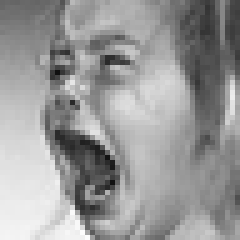
#> input picture raw_data/train/angry/Training_10290703.jpg, 48 x 48 px (shown 5 times larger); its folder holds 2 pictures in this run
$ jupyter execute --allow-errors data_preprocessing.ipynb
#> lines starting #> are read from the running program, lines starting #| are printed output that depends on the picture
[cell 1]
import torch
from torchvision.transforms import v2
import os
import matplotlib.pyplot as plt
import cv2
import numpy as np
from PIL import Image

[cell 2]
### 1. Image Dataset Extraction and Preprocessing

## 1.1 Getting training and testing dataset directory
## 1.2 Function of extracting dataset images
## 1.3 Extracting dataset images
## 1.4 Image size and total image count
## 1.5 Function of label count for 1.7
## 1.6 Function of graph plot for 1.7
## 1.7 Dataset and label distribution graph
## 1.8 Showcase first image of train and testing dataset
## 1.9 Function of extracting first n images of all emotions for 1.10
## 1.10 Showcase grid of example images of all emotion labels
## 1.11 Showcase of conversion of greyscale images to RGB images (For architecture purposes)
## 1.12 Showcase of resizing of image to 224 x 244 pixels (For architecture purposes)
## 1.13 Function for detecting faces using Haar Cascade Classifier for 1.14
## 1.14 Showcase detected face comparison with original image
## 1.15 Function to crop detected face and scale to 48x48 pixels for 1.16
## 1.16 Showcase comparison between original image and cropped detected face image
## 1.17 Showcase of comparisons between original image and randomly horizontal fliped image
## 1.18 Showcase of comparisons between original image and randomly cropped image up to 10%
## 1.19 Showcase of comparisons between original image and scalling image between 80% to 120% and rotating betweeen -25 to 25
## 1.20 Showcase of comparisons between original image and brightness adjusted image
## 1.21 Showcase of comparisons between original image and contrast adjusted image
## 1.22 Showcase 10 Transformed Image With Combination of All Transformation
## 1.23 Whole Function for Entire Preprocessing Step
## 1.24 Testing for Whole Preprocess Image for The Dataset
## 1.25 Testing for image saving mechanism
## 1.26 Preprocess and Save Images into Dataset as Tensor

[cell 3]
## 1.1 Getting training and testing dataset directory

current_wd = os.getcwd()

train_directory = os.path.join(current_wd, "raw_data", "train")

test_directory = os.path.join(current_wd, "raw_data", "test")

print(train_directory)
print(test_directory)

[cell 4]
## 1.2 Function of extracting dataset images

def datasetLoader(root):
    imgPaths = []
    labels = []

    for label in os.listdir(root):
        emotionDir = os.path.join(root, label)
        for filename in os.listdir(emotionDir):
            imgPath = os.path.join(root, label, filename)
            imgPaths.append(imgPath)
            labels.append(label)

        print(f"Faces of '{label}' extraction completed.")

    return imgPaths, labels

def datasetLoader_testVal(root):
    test_imgPaths = []
    test_labels = []

    val_imgPaths = []
    val_labels = []

    count = 0

    for label in os.listdir(root):
        emotionDir = os.path.join(root, label)
        for filename in os.listdir(emotionDir):
            count += 1

            if (count % 2) == 0:
                test_imgPath = os.path.join(root, label, filename)
                test_imgPaths.append(test_imgPath)
                test_labels.append(label)
            else:
                val_imgPath = os.path.join(root, label, filename)
                val_imgPaths.append(val_imgPath)
                val_labels.append(label)

        print(f"Faces of '{label}' extraction completed.")

    return test_imgPaths, test_labels, val_imgPaths, val_labels

[cell 5]
## 1.3.1 Extracting dataset images (training)

train_img, train_label = datasetLoader(train_directory)

print("\n", train_img[:5], "\n")
print(train_label[:5])

#> (a cell that did not finish here is left out)

#> (a cell that did not finish here is left out)

[cell 8]
## 1.5 Function of label count for 1.7

def labelsCountAndName(label_list):
    name_list = []
    num_list = [0, 0, 0, 0, 0, 0, 0]
    progressPointer = -1

    for label in label_list:

        if label not in name_list:
            name_list.append(label)
            progressPointer += 1

        num_list[progressPointer] += 1

    return name_list, num_list

[cell 9]
## 1.6 Function of graph plot for 1.7

def plotDistributionBarGraph(name_list, num_list, graphTitle):
    plt.bar(name_list, num_list)
    plt.title(graphTitle)
    plt.xlabel("Emotions")
    plt.ylabel("Number of Pictures")
    plt.show()

[cell 10]
## 1.7 Dataset and label distribution graph

train_nameList, train_numList = labelsCountAndName(train_label)
#> (the rest of this cell did not finish here and is left out)

[cell 11]
## 1.8 Showcase first image of train and testing dataset

fig = plt.figure(figsize=(12, 7))

trainImgAddress = train_img[0]
#> (the rest of this cell did not finish here and is left out)

[cell 12]
## 1.9 Function of extracting first n images of all emotions for 1.10

def getImagePathAndLabels(numPicPerEmotion):
#> further down, img is the input picture: shape (48, 48); min 16, max 253, mean 152.9
    picAdd = []
    picLabel = []

    for emotion in train_nameList:
        trainWD = os.path.join(train_directory, emotion)
        testWD = os.path.join(test_directory, emotion)

        numCheck = 0

        for trainImgName in os.listdir(trainWD):

            trainImgPath = os.path.join(trainWD, trainImgName)

            picAdd.append(trainImgPath)
            picLabel.append(emotion)
            numCheck += 1
            if numCheck == numPicPerEmotion:
                break

        numCheck = 0

        for testImgName in os.listdir(testWD):

            testImgPath = os.path.join(testWD, testImgName)

            picAdd.append(testImgPath)
            picLabel.append(emotion)
            numCheck += 1
            if numCheck == numPicPerEmotion:
                break

    return picAdd, picLabel

[cell 13]
## 1.10 Showcase grid of example images of all emotion labels

import math

numPicPerEmotion = 2

plotSize = numPicPerEmotion * 7 * 2

subplotSize = math.ceil(plotSize / 5)

fig = plt.figure(figsize=(plotSize, plotSize))

picAdd, picLabel = getImagePathAndLabels(numPicPerEmotion)

#> (the rest of this cell did not finish here and is left out)

[cell 14]
## 1.11 Showcase of conversion of greyscale images to RGB images (For architecture purposes)

import random

luckyNumber = random.randrange(0, len(train_img))
#> luckyNumber = 3

greyImg = cv2.imread(train_img[luckyNumber], cv2.IMREAD_GRAYSCALE)
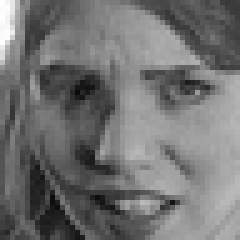
#> input picture raw_data/train/disgust/Training_33869302.jpg, 48 x 48 px (shown 5 times larger)
#> greyImg is the input picture: shape (48, 48); min 11, max 255, mean 114

colorImg = cv2.cvtColor(greyImg, cv2.COLOR_GRAY2RGB)

print(f"Shape of greyscale image: {greyImg.shape}")
#| Shape of greyscale image: (48, 48)
print(f"Shape of color image: {colorImg.shape}")
#| Shape of color image: (48, 48, 3)

# Additional 2 more channels in the image data which represents the RGB channels

fig = plt.figure(figsize=(12,7))

plt.subplot(1, 2, 1)
plt.imshow(greyImg, cmap="grey")
plt.title("Greyscale Image: ")

plt.subplot(1, 2, 2)
plt.imshow(colorImg)
plt.title("Color Image (RGB): ")

plt.show()
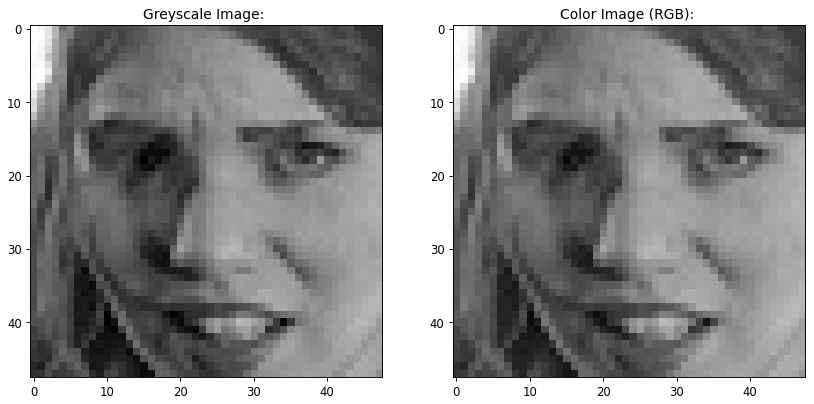
#> figure drawn by matplotlib, 2 panels

# No color difference due to it originally being greyscale

[cell 15]
## 1.12 Showcase of resizing of image to 224 x 244 pixels (For architecture purposes)

testImg = cv2.imread(train_img[luckyNumber], cv2.IMREAD_COLOR_RGB)

#> (the rest of this cell did not finish here and is left out)

[cell 16]
## 1.13 Function for detecting faces using Haar Cascade Classifier for 1.14

cascadeXMLPath = os.path.join(current_wd, "haarcascade_frontalface_default.xml")

face_cascade = cv2.CascadeClassifier(cascadeXMLPath)

def adjustedFaceDetection(img):
    face_img = img.copy()

    face_rectangle = face_cascade.detectMultiScale(face_img,
                                                   scaleFactor=1.1, # Image size reduced by 1.1
                                                   minNeighbors=5) # Amount of detections around the same region to declare it is an object
#> face_rectangle = ()

    for (x, y, w, h) in face_rectangle: # x_coord, y_coord, width, height
        cv2.rectangle(face_img, (x, y), (x+w, y+h), (255, 255, 255), 1) # Draw rectangle over detected face
#> this loop made 0 passes

        # (x, y) --> bottom left corner coordinates
        # (x+w, y+h) --> upper right corner coordinates after adding image width and height
        # (255, 255, 255) --> Image color in (R,G,B) which is black color
        # 10 --> Line thickness of 10 pixels

    return face_img

[cell 17]
## 1.14 Showcase detected face comparison with original image

imgData = plt.imread(train_img[luckyNumber])

fig = plt.figure(figsize=(12,7))
plt.subplot(1, 2, 1)
plt.imshow(imgData, cmap='grey')
plt.title("Before Detection")

detectedImgData = adjustedFaceDetection(imgData)

plt.subplot(1, 2, 2)
plt.imshow(detectedImgData, cmap="grey")
plt.title("After Detection")

plt.show()

[cell 18]
## 1.15 Function to crop detected face and scale to 48x48 pixels for 1.16

cascadeXMLPath = os.path.join(current_wd, "haarcascade_frontalface_default.xml")

face_cascade = cv2.CascadeClassifier(cascadeXMLPath)


def cropImageOfDetectedFace(img):

    face_rectangle = face_cascade.detectMultiScale(img,
                                                   scaleFactor=1.1, # Image size reduced by 1.1
                                                   minNeighbors=5) # Amount of detections around the same region to declare it is an object
#> face_rectangle = ()


    for (x, y, w, h) in face_rectangle:

        croppedImg = img[y+1 : y+h, x+1: x+w]

        resizedCroppedImg = cv2.resize(croppedImg, dsize=(224, 224))

        return resizedCroppedImg

    return img

[cell 19]
## 1.16 Showcase comparison between original image and cropped detected face image

imgData = cv2.imread(train_img[luckyNumber])

resizedCroppedImg = cropImageOfDetectedFace(imgData)

fig = plt.figure(figsize=(12,7))
plt.subplot(1, 2, 1)
plt.imshow(imgData, cmap='grey')
plt.title("Before Detection")

plt.subplot(1, 2, 2)
plt.imshow(resizedCroppedImg, cmap="grey")
plt.title("After Detection and Cropping")

plt.show()
#| Original greyscale image data type: <class 'numpy.ndarray'>
#| Original greyscale image shape: (48, 48)

[cell 20]
## 1.17 Showcase of comparisons between original image and randomly horizontal fliped image

img = cv2.imread(train_img[luckyNumber])

#> (the rest of this cell did not finish here and is left out)

[cell 21]
## 1.18 Showcase of comparisons between original image and randomly cropped image up to 10%

img = cv2.imread(train_img[luckyNumber])

#> (the rest of this cell did not finish here and is left out)

[cell 22]
## 1.19 Showcase of comparisons between original image and scalling image between 80% to 120% and rotating betweeen -25 to 25

img = cv2.imread(train_img[luckyNumber])

#> (the rest of this cell did not finish here and is left out)

[cell 23]
## 1.20 Showcase of comparisons between original image and brightness adjusted image

img = cv2.imread(train_img[luckyNumber])

#> (the rest of this cell did not finish here and is left out)

[cell 24]
## 1.21 Showcase of comparisons between original image and contrast adjusted image

img = cv2.imread(train_img[luckyNumber])

#> (the rest of this cell did not finish here and is left out)

#> (a cell that did not finish here is left out)

[cell 26]
## 1.23 Whole Function for Entire Preprocessing Step

cascadeXMLPath = os.path.join(current_wd, "haarcascade_frontalface_default.xml")

face_cascade = cv2.CascadeClassifier(cascadeXMLPath)

def cropImageOfDetectedFace(img):

    face_rectangle = face_cascade.detectMultiScale(img,
                                                   scaleFactor=1.1, # Image size reduced by 1.1
                                                   minNeighbors=5) # Amount of detections around the same region to declare it is an object
#> face_rectangle = ()

    for (x, y, w, h) in face_rectangle:

        croppedImg = img[y+1 : y+h, x+1: x+w]

        resizedCroppedImg = cv2.resize(croppedImg, dsize=(224,224))

        return resizedCroppedImg

    return img

def dataPreprocessing(img):

    detectedFace = cropImageOfDetectedFace(img)

    transform = v2.Compose([
        v2.ToImage(), # Converting to tensor of type float32
        v2.ToDtype(torch.float32, scale=True),
        v2.Resize((224, 224)),
        v2.RandomHorizontalFlip(p=0.5), # 100% chance to flip an image
        v2.RandomResizedCrop(size=(224, 224), scale=(0.8, 0.9), antialias=True), # Resize to 224x224 scalling between 0.08 to 0.1
        v2.RandomAffine(degrees=(-20, 20), scale=(0.8, 1.2)), # Random degree rotation of -25 --> +20 while scaling size between 0.8 to 1.2
        v2.RandomPhotometricDistort(brightness=(0.8, 1.2)),
        v2.RandomAutocontrast(p=1.0),
    ])

    transformedImgNew = transform(detectedFace)

    return transformedImgNew

[cell 27]
## 1.24 Testing for Whole Preprocess Image for The Dataset

testImgAdd = train_img[luckyNumber]
testImg = cv2.imread(testImgAdd, cv2.IMREAD_GRAYSCALE)

print(f"Original greyscale image data type: {type(testImg)}")
print(f"Original greyscale image shape: {testImg.shape}")

testImg = cv2.cvtColor(testImg, cv2.COLOR_GRAY2RGB)

#> (the rest of this cell did not finish here and is left out)
